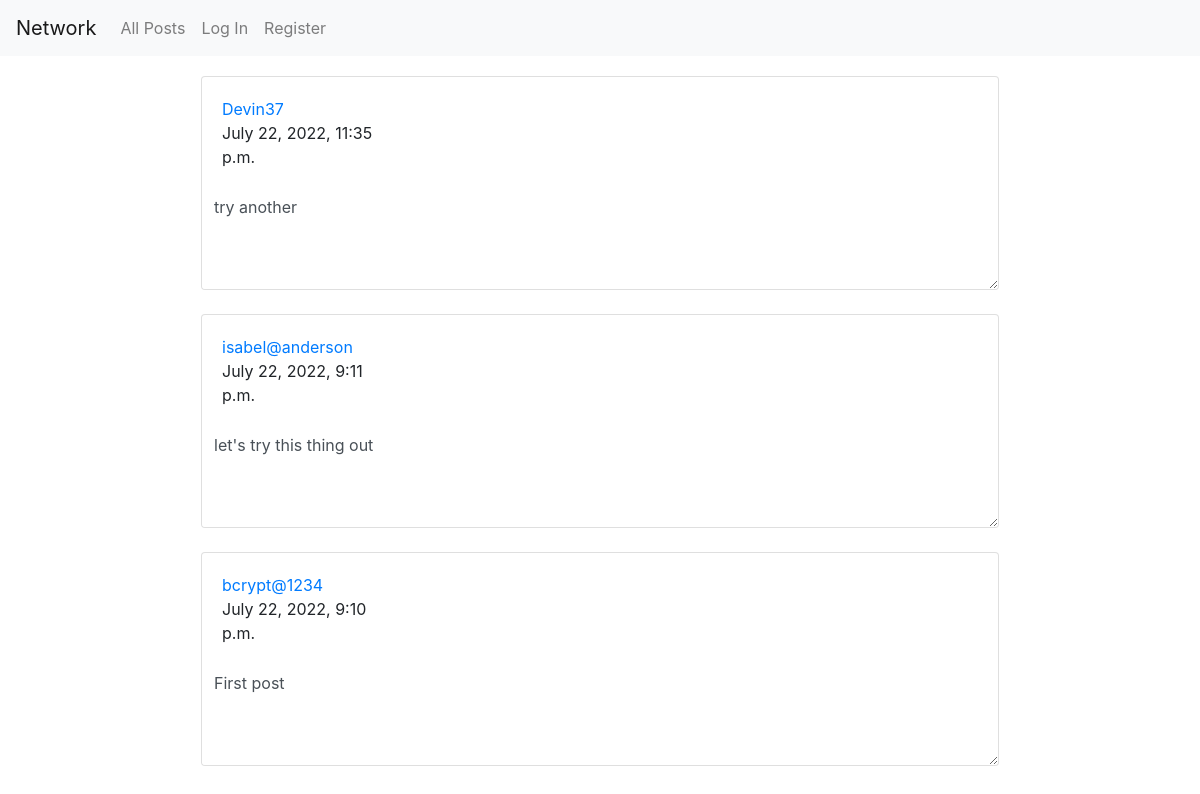
The app's page /, older data.
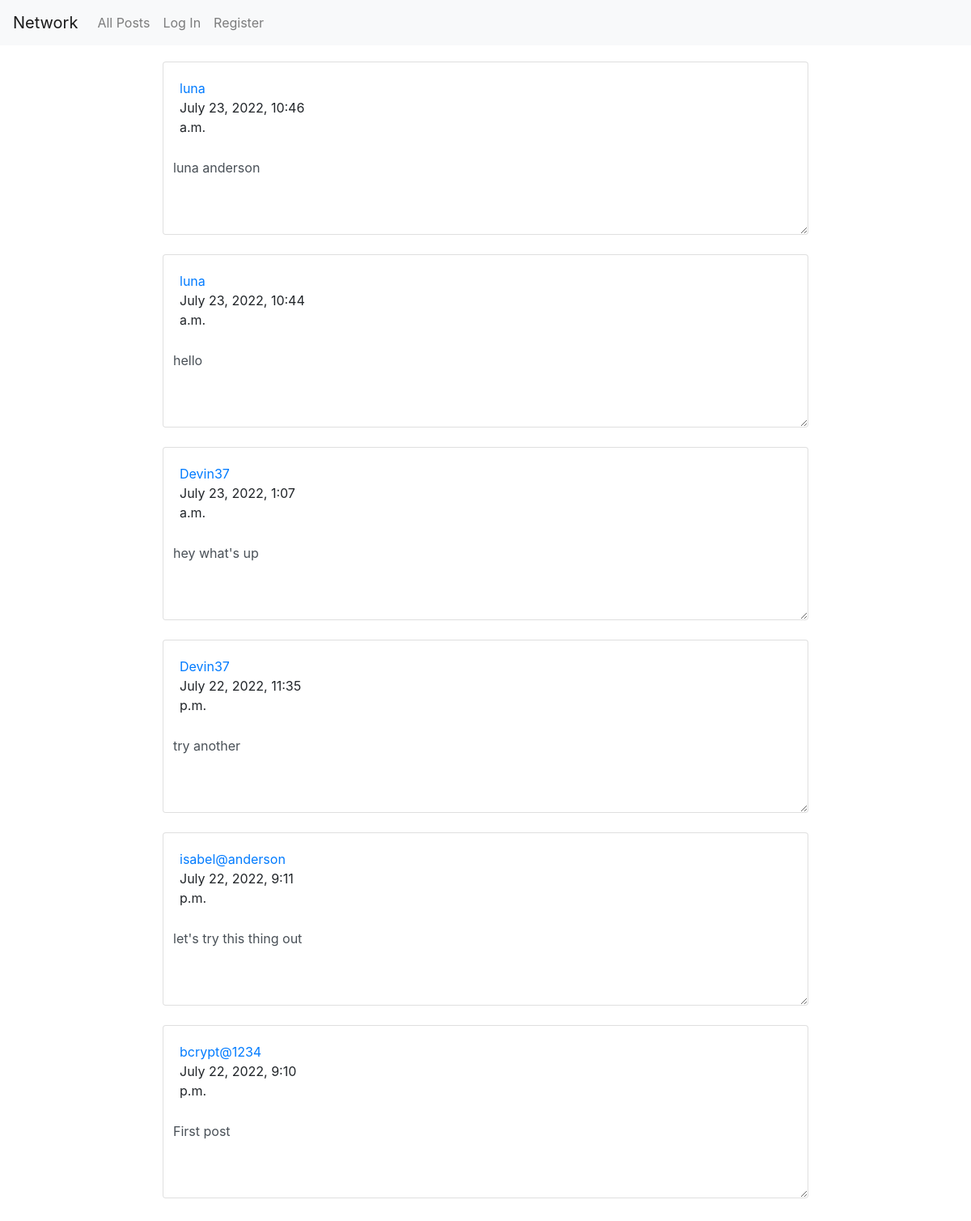
The same page, newer data.
### network/models.py (models this page shows, shortened)
class Post(models.Model):
    user = models.ForeignKey("User", on_delete=models.CASCADE, related_name="post")
    username = models.TextField(blank=True)
    body = models.TextField(blank=True)
    like_count = models.IntegerField(default=0)
    liked_by = models.ManyToManyField("User", related_name="post_liked_by")
    timestamp = models.DateTimeField(auto_now_add=True)

class User(AbstractUser):
    pass

### network/views.py (the view)
# urls.py: path("", views.index, name="index"),
def index(request):
    allPosts = Post.objects.order_by("-timestamp").all()
    liked = []
    for post in allPosts:
        for i in post.liked_by.all():
            if request.user == i:
                liked.append(post.id)
    return render(request, "network/index.html", {
        'posts': allPosts,
        'liked_posts': liked
    })

### network/templates/network/index.html (shortened to what this page needs)
{% extends "network/layout.html" %}
{% load static %}
{% block body %}
<div class="row">
    <div id="post-view">
        <div class="row inbox-wrapper">
            <div class="col-lg-12">
                     <table class="table email-table no-wrap table-hover v-middle mb-0 font-14">
                    <tbody id="archive_emails">
                {% for item in posts %}
                 <tr>
                <div class="card">
                    <div class="card-body">
                        <div class="row">
                            <div class="col-lg-3 email-aside border-lg-right">
                                <div class="aside-content">
                                    <a href="profile/{{ item.user }}" class="postMaker">{{ item.user }}</a>
                                    <div id="dateTime" class="date">{{ item.timestamp }}</div>
                                </div>
                            </div>
                        </div>
                    </div>
                    <div class="email-body-div">
                        <textarea disabled class="form-control" id="post-body">{{ item.body }}</textarea>
                    </div>
                    </div>
                </div>
            <br>
            {% endfor %}
            </div>
        </div>
    </div>
{% endblock %}

Row changes from the older to the newer data that the page shows:
added Post: user "luna", timestamp "July 23, 2022, 10:46 a.m.", body "luna anderson"
added Post: user "luna", timestamp "July 23, 2022, 10:44 a.m.", body "hello"
added Post: user "Devin37", timestamp "July 23, 2022, 1:07 a.m.", body "hey what's up"
